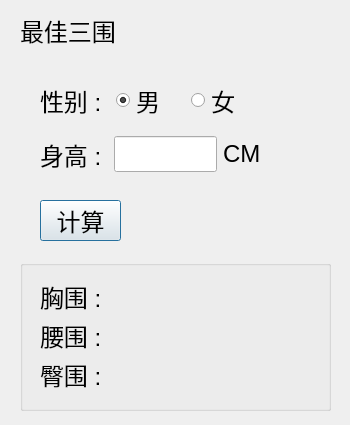
<?xml version="1.0" encoding="UTF-8"?>
<ui version="4.0">
 <class>sizeDialog</class>
 <widget class="QDialog" name="sizeDialog">
  <property name="geometry">
   <rect>
    <x>0</x>
    <y>0</y>
    <width>350</width>
    <height>425</height>
   </rect>
  </property>
  <property name="windowTitle">
   <string>最佳三围</string>
  </property>
  <property name="windowIcon">
   <iconset resource="image.qrc">
    <normaloff>:/png/toolshengcai.png</normaloff>:/png/toolshengcai.png</iconset>
  </property>
  <property name="styleSheet">
   <string notr="true"/>
  </property>
  <widget class="QLabel" name="label">
   <property name="geometry">
    <rect>
     <x>20</x>
     <y>10</y>
     <width>191</width>
     <height>41</height>
    </rect>
   </property>
   <property name="font">
    <font>
     <pointsize>18</pointsize>
    </font>
   </property>
   <property name="text">
    <string>最佳三围</string>
   </property>
  </widget>
  <widget class="QPushButton" name="pushButton">
   <property name="geometry">
    <rect>
     <x>40</x>
     <y>200</y>
     <width>81</width>
     <height>41</height>
    </rect>
   </property>
   <property name="font">
    <font>
     <pointsize>18</pointsize>
    </font>
   </property>
   <property name="text">
    <string>计算</string>
   </property>
  </widget>
  <widget class="QGroupBox" name="groupBox">
   <property name="geometry">
    <rect>
     <x>20</x>
     <y>260</y>
     <width>311</width>
     <height>151</height>
    </rect>
   </property>
   <property name="title">
    <string/>
   </property>
   <widget class="QWidget" name="layoutWidget">
    <property name="geometry">
     <rect>
      <x>20</x>
      <y>20</y>
      <width>251</width>
      <height>111</height>
     </rect>
    </property>
    <layout class="QVBoxLayout" name="verticalLayout_2">
     <item>
      <widget class="QLabel" name="label_10">
       <property name="font">
        <font>
         <pointsize>18</pointsize>
        </font>
       </property>
       <property name="text">
        <string>胸围 : </string>
       </property>
      </widget>
     </item>
     <item>
      <widget class="QLabel" name="label_11">
       <property name="font">
        <font>
         <pointsize>18</pointsize>
        </font>
       </property>
       <property name="text">
        <string>腰围 : </string>
       </property>
      </widget>
     </item>
     <item>
      <widget class="QLabel" name="label_12">
       <property name="font">
        <font>
         <pointsize>18</pointsize>
        </font>
       </property>
       <property name="text">
        <string>臀围 : </string>
       </property>
      </widget>
     </item>
    </layout>
   </widget>
  </widget>
  <widget class="QWidget" name="layoutWidget_2">
   <property name="geometry">
    <rect>
     <x>40</x>
     <y>80</y>
     <width>221</width>
     <height>101</height>
    </rect>
   </property>
   <layout class="QVBoxLayout" name="verticalLayout_3">
    <item>
     <layout class="QHBoxLayout" name="horizontalLayout_4">
      <item>
       <widget class="QLabel" name="label_7">
        <property name="font">
         <font>
          <pointsize>18</pointsize>
         </font>
        </property>
        <property name="text">
         <string>性别 : </string>
        </property>
       </widget>
      </item>
      <item>
       <widget class="QRadioButton" name="radioButton_3">
        <property name="font">
         <font>
          <pointsize>18</pointsize>
         </font>
        </property>
        <property name="text">
         <string>男</string>
        </property>
        <property name="checked">
         <bool>true</bool>
        </property>
        <attribute name="buttonGroup">
         <string>buttonGroup</string>
        </attribute>
       </widget>
      </item>
      <item>
       <widget class="QRadioButton" name="radioButton_4">
        <property name="font">
         <font>
          <pointsize>18</pointsize>
         </font>
        </property>
        <property name="text">
         <string>女</string>
        </property>
        <attribute name="buttonGroup">
         <string>buttonGroup</string>
        </attribute>
       </widget>
      </item>
     </layout>
    </item>
    <item>
     <layout class="QHBoxLayout" name="horizontalLayout_5">
      <item>
       <widget class="QLabel" name="label_8">
        <property name="font">
         <font>
          <pointsize>18</pointsize>
         </font>
        </property>
        <property name="text">
         <string>身高 : </string>
        </property>
       </widget>
      </item>
      <item>
       <widget class="QLineEdit" name="lineEdit_3">
        <property name="font">
         <font>
          <pointsize>18</pointsize>
         </font>
        </property>
       </widget>
      </item>
      <item>
       <widget class="QLabel" name="label_9">
        <property name="font">
         <font>
          <pointsize>18</pointsize>
         </font>
        </property>
        <property name="text">
         <string>CM</string>
        </property>
       </widget>
      </item>
     </layout>
    </item>
   </layout>
  </widget>
  <zorder>layoutWidget_2</zorder>
  <zorder>groupBox</zorder>
  <zorder>label</zorder>
  <zorder>pushButton</zorder>
 </widget>
 <resources>
  <include location="image.qrc"/>
 </resources>
 <connections/>
 <buttongroups>
  <buttongroup name="buttonGroup"/>
 </buttongroups>
</ui>
